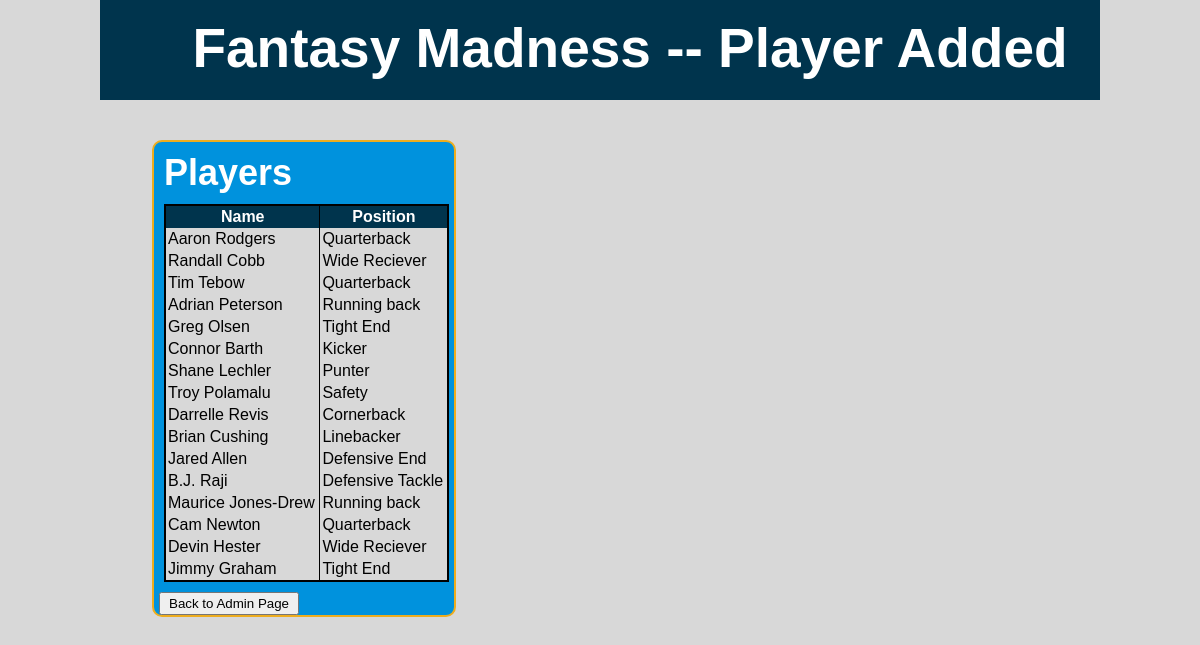
/Project/addPlayer.php, run on the app's committed database.
### tables this page shows
CREATE TABLE NFL_POSITION (
	position_id BIGINT AUTO_INCREMENT PRIMARY KEY,
	position_abbr VARCHAR(5),
	position_name VARCHAR(30)
);

### Project/addPlayer.php (the view, shortened to what this page needs)
<!DOCTYPE html PUBLIC "-//W3C//DTD XHTML 1.0 Transitional//EN" "http://www.w3.org/TR/xhtml1/DTD/xhtml1-transitional.dtd">
<html xmlns="http://www.w3.org/1999/xhtml">
<head>
	<link rel="stylesheet" type="text/css" href="CSS/admin.css" />
</head>
<?php
$player_query = "SELECT CONCAT(player_first,' ', player_last) AS name, position_name " .
"FROM nfl_player JOIN nfl_position " .
"ON nfl_player.position_id = nfl_position.position_id ";
$player_result = mysql_query($player_query);
?>
<body>
	<div id="banner">
		<p> Fantasy Madness -- Player Added</p>
	</div>
	<div id="MainContent" class="roundedEdges">
		<h2>Players</h2>
		<table rules=cols>
			<tr>
				<th>Name</th>
				<th>Position</th>
			</tr>
			<?php while ($row = mysql_fetch_array($player_result)) { ?>
			<tr>
				<td><?php echo $row["name"] ?></td>
				<td><?php echo $row["position_name"] ?></td>
			</tr>
			<?php } ?>
		</table>
		<input type="button" value="Back to Admin Page" onclick="location.href='admin.php'" />
	</div>
</body>
</html>

### Project/CSS/admin.css (style rules this page uses)
#banner { position: absolute; top: 0px; left: 0px; width: 1000px; padding-bottom: 20px; background-color:#00344D; height:80px; font-size: 55px; font-weight: bold; color: white; text-align: center; }
#banner p { margin-left:60px; padding-top: 16px; }
#MainContent { position: absolute; border: 2px solid #EEAD1E; top: 110px; left: 52px; margin-top: 30px; padding-top: 0px; background-color: #0092DD; }
.roundedEdges { -moz-border-radius: 10px; -webkit-border-radius: 10px; -khtml-border-radius: 10px; border-radius: 10px; }
h2 { margin: 10px; text-align:left; font-size:36px; color: white; }
table { border:2px solid black; margin:10px; width:95%; background-color:#D8D8D8; }
th { padding:2px; background-color:#00344D; color:white; }
td { padding:2px; }
* { margin: 0px; }
body { position: relative; margin: 0 auto; background: #D8D8D8; width: 1000px; font-family: Calibri, Arial, Helvetica, sans-serif; }
input[type=button] { padding:2px 8px; margin: 0px 5px; }

### data on the page
nfl_position: name "Aaron Rodgers", position_name "Quarterback", name "Tim Tebow", name "Cam Newton"
nfl_position: name "Randall Cobb", position_name "Wide Reciever", name "Devin Hester"
nfl_position: name "Adrian Peterson", position_name "Running back", name "Maurice Jones-Drew"
nfl_position: name "Greg Olsen", position_name "Tight End", name "Jimmy Graham"
nfl_position: name "Connor Barth", position_name "Kicker"
nfl_position: name "Shane Lechler", position_name "Punter"
nfl_position: name "Troy Polamalu", position_name "Safety"
nfl_position: name "Darrelle Revis", position_name "Cornerback"
nfl_position: name "Brian Cushing", position_name "Linebacker"
nfl_position: name "Jared Allen", position_name "Defensive End"
nfl_position: name "B.J. Raji", position_name "Defensive Tackle"
